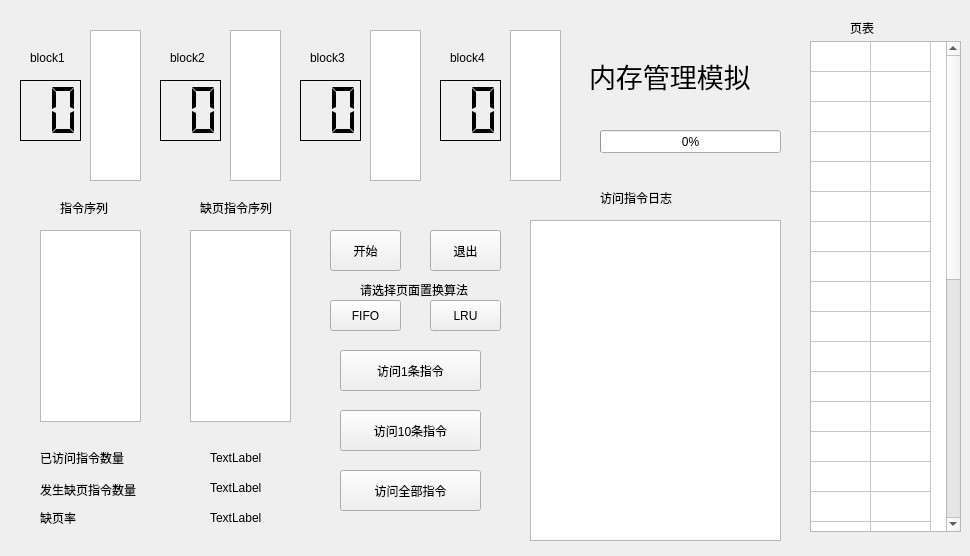
<?xml version="1.0" encoding="UTF-8"?>
<ui version="4.0">
 <class>Widget</class>
 <widget class="QWidget" name="Widget">
  <property name="geometry">
   <rect>
    <x>0</x>
    <y>0</y>
    <width>970</width>
    <height>556</height>
   </rect>
  </property>
  <property name="windowTitle">
   <string>Widget</string>
  </property>
  <widget class="QListWidget" name="listWidget">
   <property name="geometry">
    <rect>
     <x>40</x>
     <y>230</y>
     <width>101</width>
     <height>192</height>
    </rect>
   </property>
  </widget>
  <widget class="QLCDNumber" name="lcdNumber_1">
   <property name="geometry">
    <rect>
     <x>20</x>
     <y>80</y>
     <width>61</width>
     <height>61</height>
    </rect>
   </property>
   <property name="font">
    <font>
     <family>Adobe Devanagari</family>
     <pointsize>9</pointsize>
    </font>
   </property>
   <property name="frameShadow">
    <enum>QFrame::Plain</enum>
   </property>
   <property name="digitCount">
    <number>2</number>
   </property>
   <property name="segmentStyle">
    <enum>QLCDNumber::Flat</enum>
   </property>
  </widget>
  <widget class="QLCDNumber" name="lcdNumber_2">
   <property name="geometry">
    <rect>
     <x>160</x>
     <y>80</y>
     <width>61</width>
     <height>61</height>
    </rect>
   </property>
   <property name="frameShadow">
    <enum>QFrame::Plain</enum>
   </property>
   <property name="digitCount">
    <number>2</number>
   </property>
   <property name="segmentStyle">
    <enum>QLCDNumber::Flat</enum>
   </property>
  </widget>
  <widget class="QLCDNumber" name="lcdNumber_3">
   <property name="geometry">
    <rect>
     <x>300</x>
     <y>80</y>
     <width>61</width>
     <height>61</height>
    </rect>
   </property>
   <property name="frameShadow">
    <enum>QFrame::Plain</enum>
   </property>
   <property name="digitCount">
    <number>2</number>
   </property>
   <property name="segmentStyle">
    <enum>QLCDNumber::Flat</enum>
   </property>
  </widget>
  <widget class="QLCDNumber" name="lcdNumber_4">
   <property name="geometry">
    <rect>
     <x>440</x>
     <y>80</y>
     <width>61</width>
     <height>61</height>
    </rect>
   </property>
   <property name="frameShadow">
    <enum>QFrame::Plain</enum>
   </property>
   <property name="digitCount">
    <number>2</number>
   </property>
   <property name="segmentStyle">
    <enum>QLCDNumber::Flat</enum>
   </property>
  </widget>
  <widget class="QPushButton" name="btn_start">
   <property name="geometry">
    <rect>
     <x>330</x>
     <y>230</y>
     <width>71</width>
     <height>41</height>
    </rect>
   </property>
   <property name="text">
    <string>开始</string>
   </property>
  </widget>
  <widget class="QPushButton" name="btn_FIFO">
   <property name="geometry">
    <rect>
     <x>330</x>
     <y>300</y>
     <width>71</width>
     <height>31</height>
    </rect>
   </property>
   <property name="text">
    <string>FIFO</string>
   </property>
  </widget>
  <widget class="QPushButton" name="btn_LRU">
   <property name="geometry">
    <rect>
     <x>430</x>
     <y>300</y>
     <width>71</width>
     <height>31</height>
    </rect>
   </property>
   <property name="text">
    <string>LRU</string>
   </property>
  </widget>
  <widget class="QPushButton" name="btn_oneStep">
   <property name="geometry">
    <rect>
     <x>340</x>
     <y>350</y>
     <width>141</width>
     <height>41</height>
    </rect>
   </property>
   <property name="text">
    <string>访问1条指令</string>
   </property>
  </widget>
  <widget class="QLabel" name="label">
   <property name="geometry">
    <rect>
     <x>60</x>
     <y>200</y>
     <width>72</width>
     <height>15</height>
    </rect>
   </property>
   <property name="text">
    <string>指令序列</string>
   </property>
  </widget>
  <widget class="QPushButton" name="btn_toEnd">
   <property name="geometry">
    <rect>
     <x>340</x>
     <y>470</y>
     <width>141</width>
     <height>41</height>
    </rect>
   </property>
   <property name="text">
    <string>访问全部指令</string>
   </property>
  </widget>
  <widget class="QListWidget" name="listWidget_2">
   <property name="geometry">
    <rect>
     <x>190</x>
     <y>230</y>
     <width>101</width>
     <height>192</height>
    </rect>
   </property>
  </widget>
  <widget class="QLabel" name="label_2">
   <property name="geometry">
    <rect>
     <x>200</x>
     <y>200</y>
     <width>91</width>
     <height>16</height>
    </rect>
   </property>
   <property name="text">
    <string>缺页指令序列</string>
   </property>
  </widget>
  <widget class="QLabel" name="label_3">
   <property name="geometry">
    <rect>
     <x>40</x>
     <y>450</y>
     <width>111</width>
     <height>16</height>
    </rect>
   </property>
   <property name="text">
    <string>已访问指令数量</string>
   </property>
  </widget>
  <widget class="QLabel" name="label_4">
   <property name="geometry">
    <rect>
     <x>40</x>
     <y>480</y>
     <width>121</width>
     <height>20</height>
    </rect>
   </property>
   <property name="text">
    <string>发生缺页指令数量</string>
   </property>
  </widget>
  <widget class="QLabel" name="label_5">
   <property name="geometry">
    <rect>
     <x>40</x>
     <y>510</y>
     <width>111</width>
     <height>16</height>
    </rect>
   </property>
   <property name="text">
    <string>缺页率</string>
   </property>
  </widget>
  <widget class="QLabel" name="label_inst">
   <property name="geometry">
    <rect>
     <x>210</x>
     <y>450</y>
     <width>72</width>
     <height>15</height>
    </rect>
   </property>
   <property name="text">
    <string>TextLabel</string>
   </property>
  </widget>
  <widget class="QLabel" name="label_faults">
   <property name="geometry">
    <rect>
     <x>210</x>
     <y>480</y>
     <width>72</width>
     <height>15</height>
    </rect>
   </property>
   <property name="text">
    <string>TextLabel</string>
   </property>
  </widget>
  <widget class="QLabel" name="label_rate">
   <property name="geometry">
    <rect>
     <x>210</x>
     <y>510</y>
     <width>72</width>
     <height>15</height>
    </rect>
   </property>
   <property name="text">
    <string>TextLabel</string>
   </property>
  </widget>
  <widget class="QPushButton" name="btn_tenStep">
   <property name="geometry">
    <rect>
     <x>340</x>
     <y>410</y>
     <width>141</width>
     <height>41</height>
    </rect>
   </property>
   <property name="text">
    <string>访问10条指令</string>
   </property>
  </widget>
  <widget class="QLabel" name="label_6">
   <property name="geometry">
    <rect>
     <x>30</x>
     <y>50</y>
     <width>111</width>
     <height>16</height>
    </rect>
   </property>
   <property name="text">
    <string>block1</string>
   </property>
  </widget>
  <widget class="QLabel" name="label_7">
   <property name="geometry">
    <rect>
     <x>170</x>
     <y>50</y>
     <width>111</width>
     <height>16</height>
    </rect>
   </property>
   <property name="text">
    <string>block2</string>
   </property>
  </widget>
  <widget class="QLabel" name="label_8">
   <property name="geometry">
    <rect>
     <x>310</x>
     <y>50</y>
     <width>111</width>
     <height>16</height>
    </rect>
   </property>
   <property name="text">
    <string>block3</string>
   </property>
  </widget>
  <widget class="QLabel" name="label_9">
   <property name="geometry">
    <rect>
     <x>450</x>
     <y>50</y>
     <width>111</width>
     <height>16</height>
    </rect>
   </property>
   <property name="text">
    <string>block4</string>
   </property>
  </widget>
  <widget class="QLabel" name="label_choose">
   <property name="geometry">
    <rect>
     <x>360</x>
     <y>280</y>
     <width>141</width>
     <height>20</height>
    </rect>
   </property>
   <property name="text">
    <string>请选择页面置换算法</string>
   </property>
  </widget>
  <widget class="QPushButton" name="btn_end">
   <property name="geometry">
    <rect>
     <x>430</x>
     <y>230</y>
     <width>71</width>
     <height>41</height>
    </rect>
   </property>
   <property name="text">
    <string>退出</string>
   </property>
  </widget>
  <widget class="QListWidget" name="listWidget_block1">
   <property name="geometry">
    <rect>
     <x>90</x>
     <y>30</y>
     <width>51</width>
     <height>151</height>
    </rect>
   </property>
  </widget>
  <widget class="QListWidget" name="listWidget_block2">
   <property name="geometry">
    <rect>
     <x>230</x>
     <y>30</y>
     <width>51</width>
     <height>151</height>
    </rect>
   </property>
  </widget>
  <widget class="QListWidget" name="listWidget_block3">
   <property name="geometry">
    <rect>
     <x>370</x>
     <y>30</y>
     <width>51</width>
     <height>151</height>
    </rect>
   </property>
  </widget>
  <widget class="QListWidget" name="listWidget_block4">
   <property name="geometry">
    <rect>
     <x>510</x>
     <y>30</y>
     <width>51</width>
     <height>151</height>
    </rect>
   </property>
  </widget>
  <widget class="QListWidget" name="listWidget_log">
   <property name="geometry">
    <rect>
     <x>530</x>
     <y>220</y>
     <width>251</width>
     <height>321</height>
    </rect>
   </property>
  </widget>
  <widget class="QLabel" name="label_10">
   <property name="geometry">
    <rect>
     <x>600</x>
     <y>190</y>
     <width>101</width>
     <height>16</height>
    </rect>
   </property>
   <property name="text">
    <string>访问指令日志</string>
   </property>
  </widget>
  <widget class="QLabel" name="label_11">
   <property name="geometry">
    <rect>
     <x>570</x>
     <y>50</y>
     <width>231</width>
     <height>51</height>
    </rect>
   </property>
   <property name="font">
    <font>
     <family>Adobe Devanagari</family>
     <pointsize>20</pointsize>
     <weight>50</weight>
     <bold>false</bold>
    </font>
   </property>
   <property name="text">
    <string>内存管理模拟</string>
   </property>
   <property name="scaledContents">
    <bool>true</bool>
   </property>
   <property name="indent">
    <number>19</number>
   </property>
  </widget>
  <widget class="QProgressBar" name="progressBar">
   <property name="geometry">
    <rect>
     <x>600</x>
     <y>130</y>
     <width>181</width>
     <height>23</height>
    </rect>
   </property>
   <property name="minimum">
    <number>0</number>
   </property>
   <property name="maximum">
    <number>320</number>
   </property>
   <property name="value">
    <number>0</number>
   </property>
  </widget>
  <widget class="QTableWidget" name="tableWidget">
   <property name="geometry">
    <rect>
     <x>810</x>
     <y>41</y>
     <width>151</width>
     <height>491</height>
    </rect>
   </property>
   <property name="rowCount">
    <number>33</number>
   </property>
   <property name="columnCount">
    <number>2</number>
   </property>
   <attribute name="horizontalHeaderVisible">
    <bool>false</bool>
   </attribute>
   <attribute name="horizontalHeaderMinimumSectionSize">
    <number>10</number>
   </attribute>
   <attribute name="horizontalHeaderDefaultSectionSize">
    <number>60</number>
   </attribute>
   <attribute name="verticalHeaderVisible">
    <bool>false</bool>
   </attribute>
   <attribute name="verticalHeaderDefaultSectionSize">
    <number>30</number>
   </attribute>
   <row/>
   <row/>
   <row/>
   <row/>
   <row/>
   <row/>
   <row/>
   <row/>
   <row/>
   <row/>
   <row/>
   <row/>
   <row/>
   <row/>
   <row/>
   <row/>
   <row/>
   <row/>
   <row/>
   <row/>
   <row/>
   <row/>
   <row/>
   <row/>
   <row/>
   <row/>
   <row/>
   <row/>
   <row/>
   <row/>
   <row/>
   <row/>
   <row/>
   <column/>
   <column/>
  </widget>
  <widget class="QLabel" name="label_12">
   <property name="geometry">
    <rect>
     <x>850</x>
     <y>20</y>
     <width>101</width>
     <height>16</height>
    </rect>
   </property>
   <property name="text">
    <string>页表</string>
   </property>
  </widget>
 </widget>
 <resources/>
 <connections/>
</ui>
